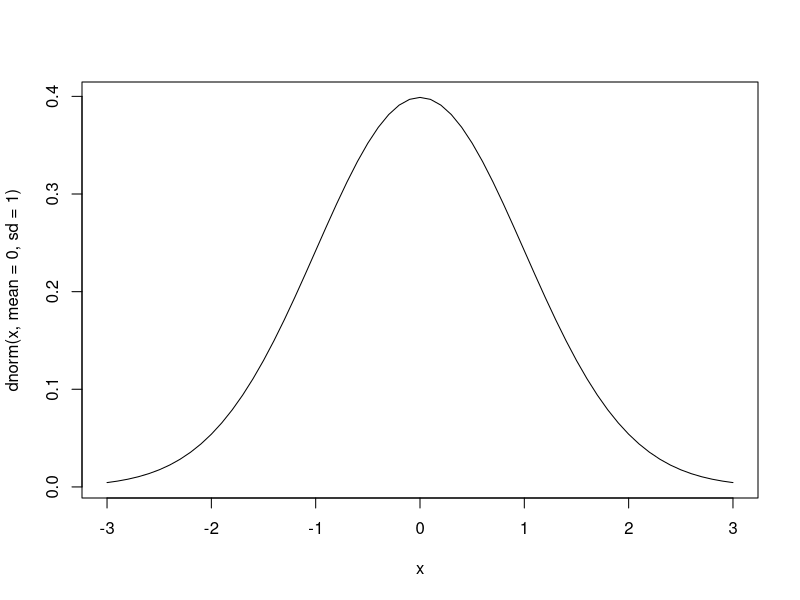

Generate this figure with R:
# generates a sequence from -3 to 3 and by 0.1
x <- seq(-3,3,0.1)

# plots a Normal distribution
plot(x=x, y=dnorm(x, mean=0, sd=1), type='l')

# computes the probability of a standard normal distribution depending on z-value that you put
z <- -2.4
pnorm(z, mean=0, sd=1)